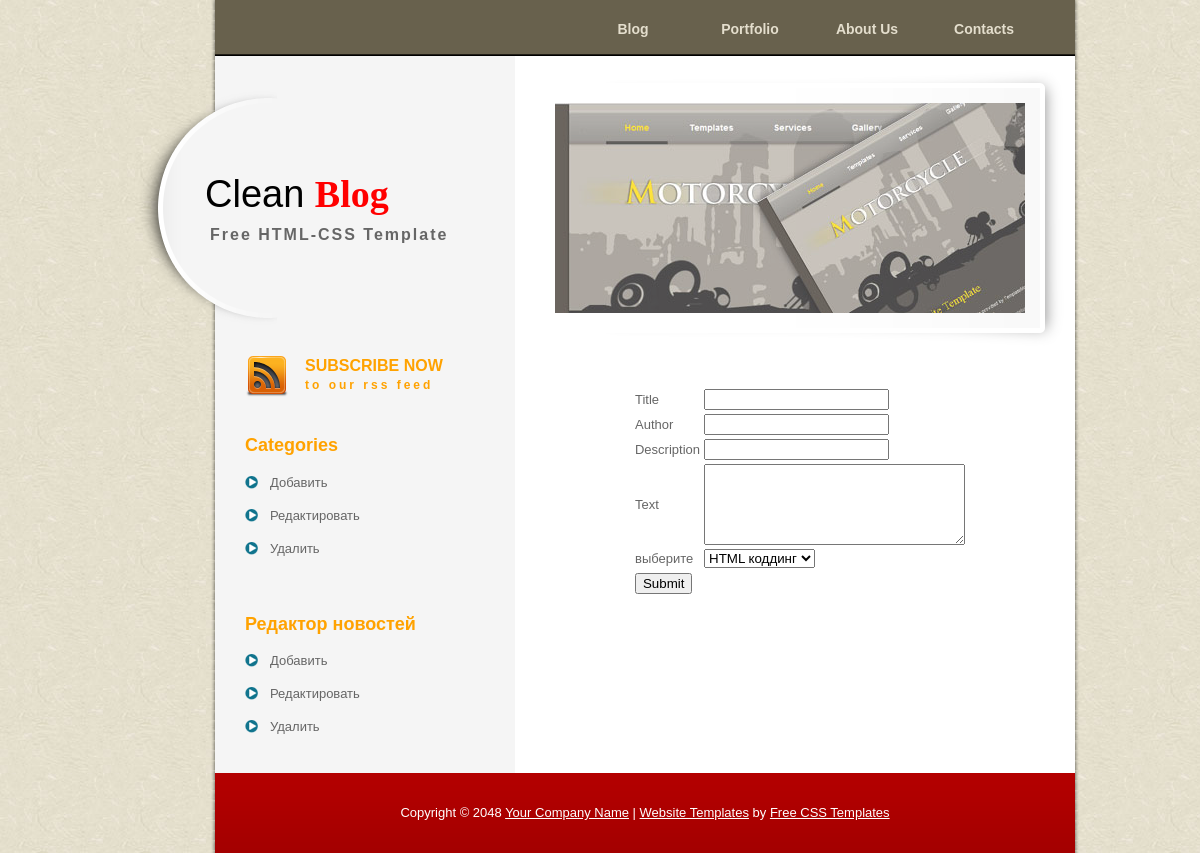
/admin/addnews.php, run on the app's committed database.
### tables this page shows
CREATE TABLE IF NOT EXISTS `head_cat` (
  `id` tinyint(4) NOT NULL,
  `title` varchar(70) NOT NULL
);

### admin/addnews.php (the view, shortened to what this page needs)
<? include "inc/header.php";?>
<? include "inc/left.php";?>
    <div id="templatemo_right_column">
  <? include "inc/slider.php";?>
        <div id="templatemo_main">
<form action="addnews1.php" method="post">
<table align="center" >
	<tr>
		<td>Title</td>
		<td><input  type="text" name="title" value=""/></td>
		</tr>
		<tr>
		<td>Author</td>
		<td><input  type="text" name="aut" value=""/></td>
	</tr>
		<tr>
		<td>Description</td>
		<td><input  type="text" name="desc" value=""/></td>
	</tr>
		<tr>
		<td>Text</td>
		<td><textarea name="text" rows="5" cols="30"></textarea>
	</tr>
			<tr>
		<td>выберите</td>
		<td>
		<select name="cat">
<?$res = mysql_query( "select * from categories");
?>
<?	$row = mysql_fetch_object($res);
	do{?>
		<option value="<?=$row->id;?>"><?=$row->title;?></option>
<?	}while($row = mysql_fetch_object($res));
?>
		</select>
			</tr>
		<td><input  type="submit"  value="Submit"/></td>
		</table>
		</form>
		</div>
  </div>
  <? include "inc/footer.php";?>

### admin/inc/header.php (shortened to what this page needs)
<!DOCTYPE html PUBLIC "-//W3C//DTD XHTML 1.0 Transitional//EN" "http://www.w3.org/TR/xhtml1/DTD/xhtml1-transitional.dtd">
<html xmlns="http://www.w3.org/1999/xhtml">
<head>
<link href="templatemo_style.css" rel="stylesheet" type="text/css" />
<link href="s3slider.css" rel="stylesheet" type="text/css" />
</head>
<body>
<?php
$menu = mysql_query("SELECT * FROM `head_cat`");
?>
<div id="templatemo_wrapper">
	<div id="templatemo_menu">
        <ul>
            <?
           while($info = mysql_fetch_object($menu))
            {
            ?>
            <li><a href="info.php?head_link=<?=$info->id;?>"><?=$info->title;?></a></li>
            <?
            }
            ?>
        </ul>
    </div>

### admin/templatemo_style.css (style rules this page uses)
body { margin: 0px; padding: 0px; color: #666; font-family: Helevetica,Arial,sans-serif; font-size: 13px; line-height:1.5em; background-image: url(images/templatemo_body.jpg); background-repeat: repeat; }
a, a:link, a:visited { color: #CC0000; }
#templatemo_wrapper { width: 970px; padding: 0; margin: 0 auto; background: url(images/templatemo_wrapper.png) repeat-y; }
#templatemo_menu { width: 830px; height: 50px; margin: 0 10px 0 100px; padding: 20px 30px 0 0; background: url(images/templatemo_menu.png) top repeat-x; }
#templatemo_menu ul { float: right; margin: 0; padding: 0; list-style: none; display: inline-block; }
#templatemo_menu ul li { padding: 0px; margin: 0px; display: inline; }
#templatemo_menu ul li a { float: left; display: block; width: 112px; height: 48px; padding: 0; margin: 0 5px 0 0 ; font-size: 14px; text-align: center; text-decoration: none; color: #e4decd; font-weight: bold; outline: none; border: none; }
#templatemo_right_column { float: right; width: 520px; margin-right: 10px; }
#templatemo_main { float: right; width: 490px; padding-top: 40px; margin-right: 30px; }

### admin/s3slider.css (style rules this page uses)
ul { margin: 0; padding: 0; list-style-type: none; list-style: none; }
ul li { margin: 0; padding: 0; }

### data on the page
head_cat: title "Blog"
head_cat: title "Portfolio"
head_cat: title "About Us"
head_cat: title "Contacts"

### other printed values
form field cat "HTML коддинг"
